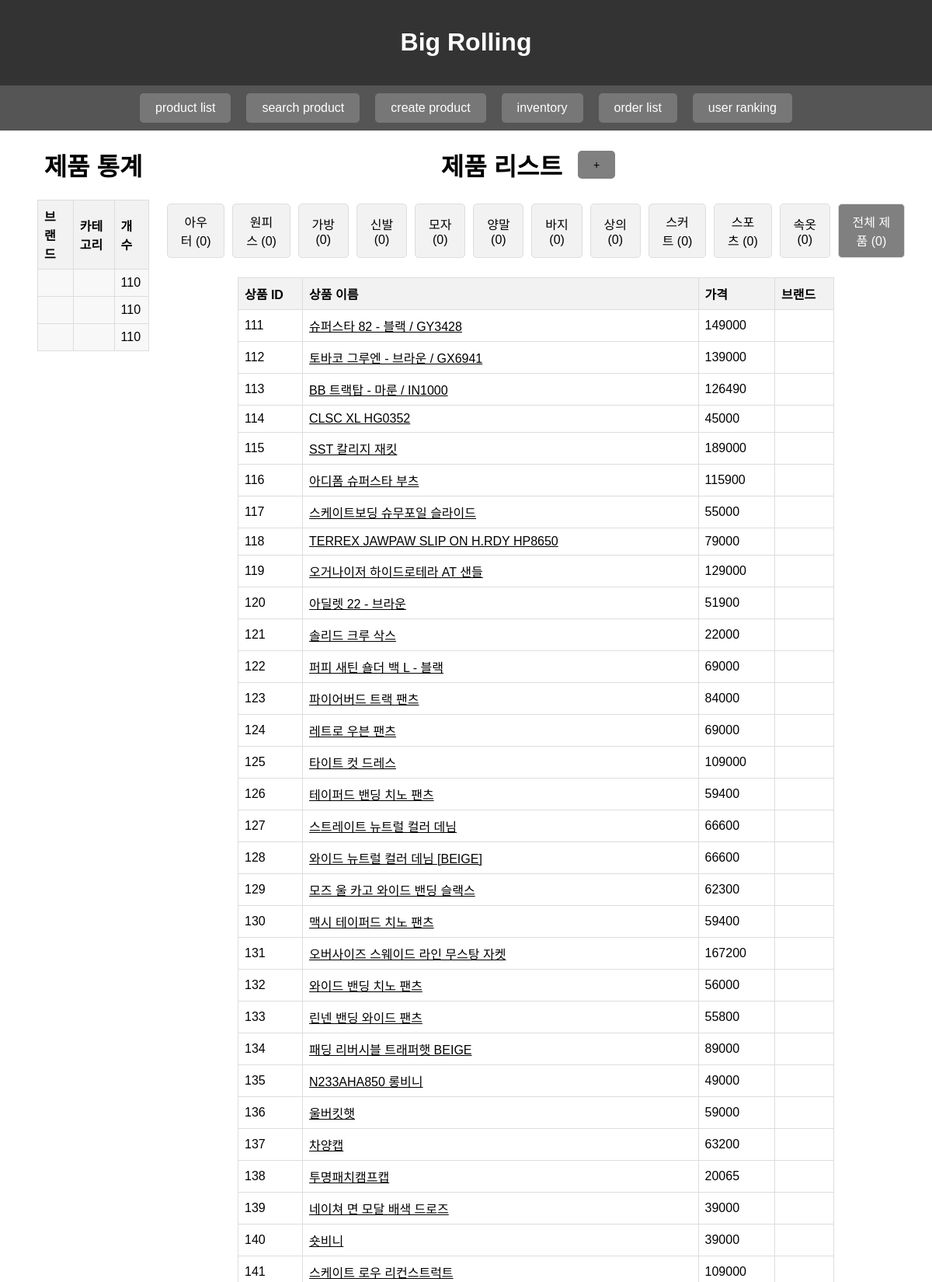
The page /php/product_list.php (upper part) on the database its author committed.
### tables this page shows
CREATE TABLE `product` (
  `product_id` int(11) NOT NULL AUTO_INCREMENT,
  `product_name` varchar(255) NOT NULL,
  `price` int(11) NOT NULL,
  `description` text DEFAULT NULL,
  `category_id` int(11) NOT NULL,
  `brand_id` int(11) NOT NULL,
  PRIMARY KEY (`product_id`),
  KEY `category_id` (`category_id`),
  KEY `brand_id` (`brand_id`),
  CONSTRAINT `product_ibfk_1` FOREIGN KEY (`category_id`) REFERENCES `category` (`category_id`) ON UPDATE CASCADE,
  CONSTRAINT `product_ibfk_2` FOREIGN KEY (`brand_id`) REFERENCES `brand` (`brand_id`) ON UPDATE CASCADE
);

### php/db_connection.php (called while the page is built, shortened)
<?php
$servername = "localhost";
$username = "root";
$password = "";
$dbname = "team16";
function connectToDatabase() {
    global $servername, $username, $password, $dbname;
    $conn = mysqli_connect($servername, $username, $password, $dbname);
    return $conn;
}
?>

### php/product_list.php (the view, shortened to what this page needs)
<?php
include(__DIR__ . '/db_connection.php');
$sql_roll = "SELECT BRAND.brand_name, CATEGORY.category_name, COUNT(PRODUCT.product_id) AS product_count
        FROM PRODUCT
        LEFT JOIN BRAND ON PRODUCT.brand_id = BRAND.brand_id
        LEFT JOIN CATEGORY ON PRODUCT.category_id = CATEGORY.category_id
        GROUP BY BRAND.brand_name, CATEGORY.category_name WITH ROLLUP";
$result_roll = mysqli_query(connectToDatabase(), $sql_roll);
$cateQuery = "SELECT CATEGORY.category_id, CATEGORY.category_name, COUNT(PRODUCT.product_id) AS product_count
                FROM CATEGORY
                LEFT JOIN PRODUCT ON CATEGORY.category_id = PRODUCT.category_id
                GROUP BY CATEGORY.category_id WITH ROLLUP";
$cateResult = mysqli_query(connectToDatabase(), $cateQuery);
$selectedCategory = isset($_GET['category']) ? $_GET['category'] : null;
$sql = "SELECT PRODUCT.*, BRAND.brand_name
        FROM PRODUCT
        LEFT JOIN BRAND ON PRODUCT.brand_id = BRAND.brand_id";
$result = mysqli_query(connectToDatabase(), $sql);
?>
<!DOCTYPE html>
<html lang="ko">
<head>
</head>
<body>
<?php
include('index.php');
?>
    <div class="container">
    <div style=" width: 15%">
        <h1>제품 통계</h1>
        <?php
            $currentBrand = null;
        ?>
        <?php if ($result_roll->num_rows > 0) : ?>
            <table>
                <tr>
                    <th>브랜드</th>
                    <th>카테고리</th>
                    <th>개수</th>
                </tr>
                <?php while ($row = mysqli_fetch_assoc($result_roll)) : ?>
                    <tr <?php echo ($row['brand_name'] === null) ? 'style="background-color: #f8f8f8;"' : ''; ?>>
                        <td <?php echo ($row['brand_name'] == $currentBrand) ? 'style="background-color: #f8f8f8;"' : '';?>>
                        <?php if ($row['brand_name'] !== $currentBrand) {
                            echo $row['brand_name'];
                            $currentBrand = $row['brand_name'];
                        } ?></td>
                        <td <?php echo ($row['category_name'] == null) ? 'style="background-color: #f8f8f8;"' : '';?>><?php echo $row['category_name']; ?></td>
                        <td><?php echo $row['product_count']; ?></td>
                    </tr>
                <?php endwhile; ?>
            </table>
        <?php else : ?>
            <p>상품이 없습니다</p>
        <?php endif; ?>
    </div>
    <div style=" width: 80%;">
    <div class="container">
    <h1>제품 리스트</h1>
    <div style="display: flex;flex-direction: column;align-items: center;justify-content: center;">
    <a href="create_product.php">
        <button style="font-size: 14px;margin: 20px;">+</button>
    </a>
        </div></div>
    <div class="category-buttons">
        <?php while ($categoryRow = mysqli_fetch_assoc($cateResult)) : ?>
            <button onclick="filterByCategory(<?php echo $categoryRow['category_id']; ?>)"
                <?php echo ($categoryRow['category_id'] == $selectedCategory) ? 'class="active"' : ''; ?>>
                <?php
                if ($categoryRow['category_id'] !== null) {
                    echo $categoryRow['category_name'] . ' (' . $categoryRow['product_count'] . ')';
                } else {
                    echo '전체 제품 (' . $categoryRow['product_count'] . ')';
                }
                ?>
            </button>
        <?php endwhile; ?>
    </div>
    <?php if ($result->num_rows > 0) : ?>
        <table>
            <tr>
                <th>상품 ID</th>
                <th>상품 이름</th>
                <th>가격</th>
                <th>브랜드</th>
            </tr>
            <?php while ($row = mysqli_fetch_assoc($result)) : ?>
                <tr>
                    <td><?php echo $row['product_id']; ?></td>
                    <td>
                    <a href='#' onclick='saveAndRedirect(<?php echo $row["product_id"]; ?>); return false;' style='color:black'>
                        <?php echo $row['product_name']; ?>
                    </a>
                    </td>
                    <td><?php echo $row['price']; ?></td>
                    <td><?php echo $row['brand_name']; ?></td>
                </tr>
            <?php endwhile; ?>
        </table>
    <?php else : ?>
        <p>해당 카테고리에 상품이 존재하지 않습니다.</p>
    <?php endif; ?>
    </div>
    </div>
</body>
</html>

### php/product_list.php (style rules this page uses)
body { text-align: center; }
h1 { text-align: center; }
table { margin: 0 auto; border-collapse: collapse; width: 80%; }
th, td { border: 1px solid #dddddd; text-align: left; padding: 8px; }
th { background-color: #f2f2f2; }
.category-buttons { display: flex; justify-content: center; margin-bottom: 20px; }
.category-buttons button { background-color: #f2f2f2; border: 1px solid #ddd; padding: 10px 15px; margin: 5px; cursor: pointer; transition: background-color 0.3s; }
.category-buttons button.active { background-color: GRAY; color: white; }
.container { display: flex; justify-content: center; }
button { background-color: GRAY; color: black; border: none; padding: 10px 20px; text-align: center; text-decoration: none; display: inline-block; font-size: 16px; margin: 4px 2px; cursor: pointer; border-radius: 5px; }

### php/index.php (style rules this page uses)
body { font-family: Arial, sans-serif; margin: 0; padding: 0; }

### rows shown on the page
product: product_id "111", product_name "슈퍼스타 82 - 블랙 / GY3428", price "149000"
product: product_id "112", product_name "토바코 그루엔 - 브라운 / GX6941", price "139000"
product: product_id "113", product_name "BB 트랙탑 - 마룬 / IN1000", price "126490"
product: product_id "114", product_name "CLSC XL HG0352", price "45000"
product: product_id "115", product_name "SST 칼리지 재킷", price "189000"
product: product_id "116", product_name "아디폼 슈퍼스타 부츠", price "115900"
product: product_id "117", product_name "스케이트보딩 슈무포일 슬라이드", price "55000"
product: product_id "118", product_name "TERREX JAWPAW SLIP ON H.RDY HP8650", price "79000"
product: product_id "119", product_name "오거나이저 하이드로테라 AT 샌들", price "129000"
product: product_id "120", product_name "아딜렛 22 - 브라운", price "51900"
product: product_id "121", product_name "솔리드 크루 삭스", price "22000"
product: product_id "122", product_name "퍼피 새틴 숄더 백 L - 블랙", price "69000"
product: product_id "123", product_name "파이어버드 트랙 팬츠", price "84000"
product: product_id "124", product_name "레트로 우븐 팬츠", price "69000"
product: product_id "125", product_name "타이트 컷 드레스", price "109000"
product: product_id "126", product_name "테이퍼드 밴딩 치노 팬츠", price "59400"
product: product_id "127", product_name "스트레이트 뉴트럴 컬러 데님", price "66600"
product: product_id "128", product_name "와이드 뉴트럴 컬러 데님 [BEIGE]", price "66600"
product: product_id "129", product_name "모즈 울 카고 와이드 밴딩 슬랙스", price "62300"
product: product_id "130", product_name "맥시 테이퍼드 치노 팬츠", price "59400"
product: product_id "131", product_name "오버사이즈 스웨이드 라인 무스탕 자켓", price "167200"
product: product_id "132", product_name "와이드 밴딩 치노 팬츠", price "56000"
product: product_id "133", product_name "린넨 밴딩 와이드 팬츠", price "55800"
product: product_id "134", product_name "패딩 리버시블 트래퍼햇 BEIGE", price "89000"
product: product_id "135", product_name "N233AHA850 롱비니", price "49000"
product: product_id "136", product_name "울버킷햇", price "59000"
product: product_id "137", product_name "차양캡", price "63200"
product: product_id "138", product_name "투명패치캠프캡", price "20065"
product: product_id "139", product_name "네이쳐 면 모달 배색 드로즈", price "39000"
product: product_id "140", product_name "숏비니", price "39000"
product: product_id "141", product_name "스케이트 로우 리컨스트럭트", price "109000"

### other values the page prints
$row['product_count'] "110"
$categoryRow['category_name'] "아우터"
$categoryRow['product_count'] "0"
$categoryRow['category_name'] "원피스"
$categoryRow['category_name'] "가방"
$categoryRow['category_name'] "신발"
$categoryRow['category_name'] "모자"
$categoryRow['category_name'] "양말"
$categoryRow['category_name'] "바지"
$categoryRow['category_name'] "상의"
$categoryRow['category_name'] "스커트"
$categoryRow['category_name'] "스포츠"
$categoryRow['category_name'] "속옷"
